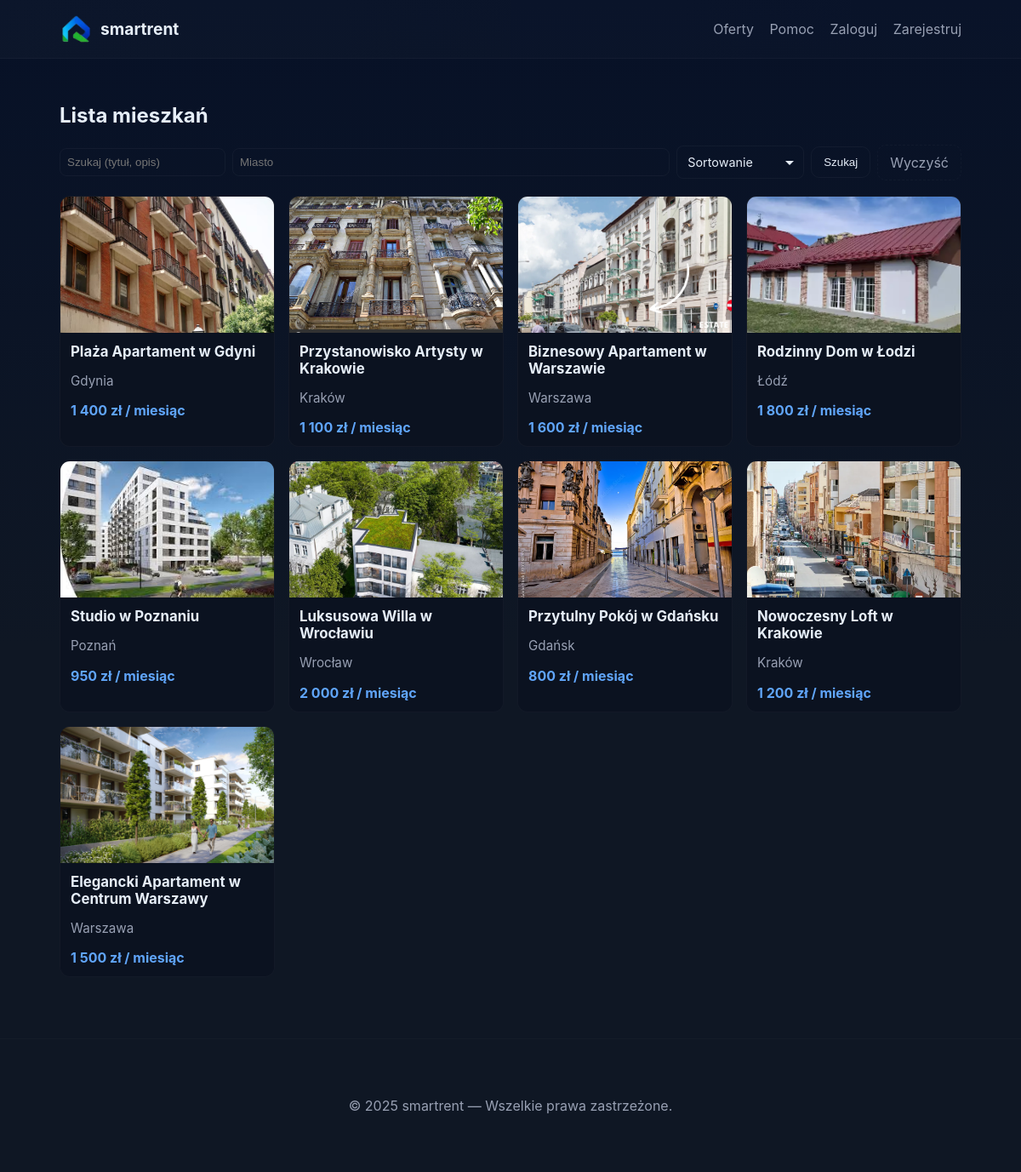
Screenshot of /property_list.php with the database file from the repository.
### tables this page shows
CREATE TABLE `properties` (
  `id` int(11) NOT NULL,
  `title` varchar(255) NOT NULL,
  `description` text DEFAULT NULL,
  `price` decimal(10,2) NOT NULL DEFAULT 0.00,
  `city` varchar(120) NOT NULL,
  `image` varchar(255) DEFAULT NULL,
  `owner_id` int(11) DEFAULT NULL,
  `is_rented` tinyint(1) DEFAULT 0,
  `created_at` datetime DEFAULT current_timestamp()
);

### property_list.php (the view, shortened to what this page needs)
<?php
require_once 'includes/db.php';
if (!function_exists('shorten')) {
    function shorten(string $text, int $max = 60): string {
        $text = trim($text);
        if (mb_strlen($text) <= $max) return $text;
        return rtrim(mb_substr($text, 0, $max - 1)) . '…';
    }
}
if (!function_exists('format_price')) {
    function format_price($amount): string {
        $val = (float)$amount;
        if (floor($val) == $val) {
            return number_format($val, 0, ',', ' ') . ' zł';
        }
        return number_format($val, 2, ',', ' ') . ' zł';
    }
}
$q = trim((string)($_GET['q'] ?? ''));
$city = trim((string)($_GET['city'] ?? ''));
$sort = trim((string)($_GET['sort'] ?? ''));
$sql = "SELECT id, title, city, price, image, created_at FROM properties WHERE is_rented = 0";
$params = [];
switch ($sort) {
    default:
        $sql .= " ORDER BY id DESC";
}
try {
    $stmt = $pdo->prepare($sql);
    $stmt->execute($params);
    $props = $stmt->fetchAll(PDO::FETCH_ASSOC);
} catch (PDOException $e) {
    http_response_code(500);
    echo "<h2>Błąd serwera</h2><pre>" . htmlspecialchars($e->getMessage()) . "</pre>";
    exit;
}
?>
<!doctype html>
<html lang="pl">
<head>
  <link rel="stylesheet" href="assets/css/style.css">
</head>
<body>
<?php include 'includes/navbar.php'; ?>
<main class="container">
  <h2>Lista mieszkań</h2>
  <form class="filters" method="get" action="property_list.php">
    <input type="search" name="q" placeholder="Szukaj (tytuł, opis)" value="<?=htmlspecialchars($q, ENT_QUOTES)?>">
    <input type="text" name="city" placeholder="Miasto" value="<?=htmlspecialchars($city, ENT_QUOTES)?>">
    <select name="sort" class="filter-select">
      <option value="">Sortowanie</option>
    </select>
    <button class="btn" type="submit">Szukaj</button>
    <a class="btn btn-ghost" href="property_list.php">Wyczyść</a>
</form>
  <?php if (empty($props)): ?>
    <p>Brak ofert do wyświetlenia.</p>
  <?php else: ?>
    <div class="grid">
      <?php foreach ($props as $p): ?>
        <?php
          if (!empty($p['image'])) {
              $imgSrc = 'uploads/properties/' . rawurlencode($p['image']);
          } else {
              $imgSrc = 'assets/img/placeholder.png';
          }
          $imgSrcEsc = htmlspecialchars($imgSrc, ENT_QUOTES);
          $cityOut = htmlspecialchars($p['city'] ?? '', ENT_QUOTES);
          $idOut = urlencode($p['id']);
        ?>
        <article class="card">
          <a href="property_details.php?id=<?=$idOut?>">
            <div class="card-img" style="background-image:url('<?=$imgSrcEsc?>')"></div>
            <div class="card-body">
              <h3><?=htmlspecialchars(shorten($p['title'] ?? ''), ENT_QUOTES)?></h3>
              <p class="muted"><?=$cityOut?></p>
              <div class="price"><?=htmlspecialchars(format_price($p['price']))?> / miesiąc</div>
            </div>
          </a>
        </article>
      <?php endforeach; ?>
    </div>
  <?php endif; ?>
</main>
<?php include 'includes/footer.php'; ?>
</body>
</html>

### assets/css/style.css (style rules this page uses)
:root { --bg:#0f1724; --card:#0b1220; --muted:#98a0b3; --accent:#6ee7b7; --accent-2:#60a5fa; --text:#e6eef8; --glass: rgba(255,255,255,0.03); --radius:12px; --max-width:1100px; --gap:18px; font-family: Inter, ui-sans-serif, system-ui, -apple-system, "Segoe UI", Roboto, "Helvetica Neue", Arial; color-scheme: dark; }
* { box-sizing:border-box }
body { margin:0; background: linear-gradient(180deg, #071127 0%, #0f1724 55%); color:var(--text); -webkit-font-smoothing:antialiased; -moz-osx-font-smoothing:grayscale; min-height:100vh; }
.container { max-width:var(--max-width); margin:0 auto; padding:32px 20px; }
.btn { display:inline-block;padding:10px 14px;border-radius:10px;background:transparent;border:1px solid rgba(255,255,255,0.04);color:var(--text);text-decoration:none;cursor:pointer; }
.btn-ghost { background:transparent;border:1px dashed rgba(255,255,255,0.03);color:var(--muted) }
.grid { display:grid;grid-template-columns:repeat(auto-fill,minmax(240px,1fr));gap:16px }
.card { background:var(--card);border-radius:12px;overflow:hidden;border:1px solid rgba(255,255,255,0.03) }
.card a { color:inherit;text-decoration:none;display:block }
.card-img { height:160px;background-size:cover;background-position:center }
.card-body { padding:12px }
.card-body h3 { margin:0 0 6px;font-size:1.05rem }
.muted { color:var(--muted);font-size:0.95rem }
.price { margin-top:8px;font-weight:700;color:var(--accent-2) }
.filters { display:flex;gap:8px;align-items:center;margin-bottom:18px }
.filters input[type="search"], .filters input[type="text"] { padding:8px;border-radius:8px;border:1px solid rgba(255,255,255,0.04);background:transparent;color:var(--text) }
input[type="text"],input[type="email"],input[type="password"],textarea,input[type="number"],input[type="date"] { width:100%;padding:10px;border-radius:8px;border:1px solid rgba(255,255,255,0.04);background:transparent;color:var(--text) }
.card-img { position:relative }
.filters .filter-select { padding: 10px 12px; border-radius: 8px; border: 1px solid rgba(255,255,255,0.04); background: transparent; color: var(--text); flex: 1; min-width: 150px; font-family: inherit; font-size: 1rem; appearance: none; -webkit-appearance: none; -moz-appearance: none; background-repeat: no-repeat; background-position: right 10px center; padding-right: 32px; cursor: pointer; transition: border-color 0.2s, box-shadow 0.2s; }
.filters select, .filters .filter-select { appearance:none; -webkit-appearance:none; -moz-appearance:none; background-repeat:no-repeat; background-position:right 10px center; padding-right:32px; cursor:pointer; transition:border-color 0.2s, box-shadow 0.2s; font-size: 0.9rem; }
.filters select option { font-size: 0.9rem; color: var(--text); background: var(--card); padding: 8px; }

### rows the page displays
properties: image (picture), title "Plaża Apartament w Gdyni", city "Gdynia", price "1 400 zł"
properties: image (picture), title "Przystanowisko Artysty w Krakowie", city "Kraków", price "1 100 zł"
properties: image (picture), title "Biznesowy Apartament w Warszawie", city "Warszawa", price "1 600 zł"
properties: image (picture), title "Rodzinny Dom w Łodzi", city "Łódź", price "1 800 zł"
properties: image (picture), title "Studio w Poznaniu", city "Poznań", price "950 zł"
properties: image (picture), title "Luksusowa Willa w Wrocławiu", city "Wrocław", price "2 000 zł"
properties: image (picture), title "Przytulny Pokój w Gdańsku", city "Gdańsk", price "800 zł"
properties: image (picture), title "Nowoczesny Loft w Krakowie", city "Kraków", price "1 200 zł"
properties: image (picture), title "Elegancki Apartament w Centrum Warszawy", city "Warszawa", price "1 500 zł"

### other values shown
APP_NAME "smartrent"
